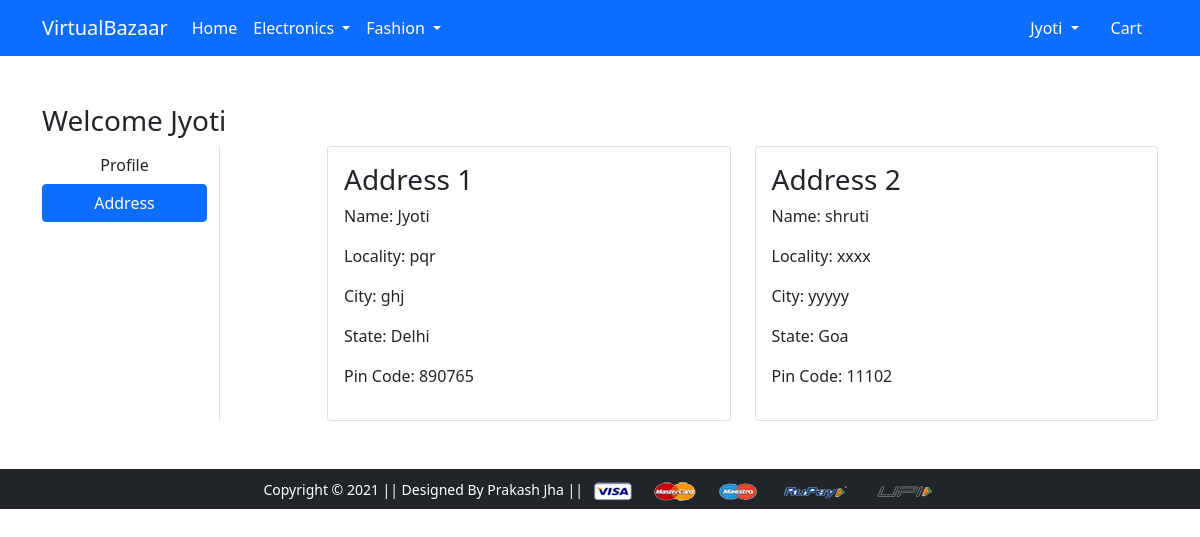
Page /address/ (signed in) on the committed database.
### app/models.py (models this page shows, shortened)
class Customer(models.Model):
    user = models.ForeignKey(User,on_delete=models.CASCADE)
    name = models.CharField(max_length=200)
    locality = models.CharField(max_length=200)
    city = models.CharField(max_length=50)
    zipcode = models.IntegerField()
    state = models.CharField(choices=STATE_CHOICES,max_length=50)

### app/views.py (the view)
# urls.py: path('address/', views.address, name='address'),
def address(request):
    add = Customer.objects.filter(user=request.user)
    return render(request, 'app/address.html',{'add':add,'active':'btn-primary'})

### app/templates/app/address.html (shortened to what this page needs)
{% extends 'app/base.html' %}
{% load static %}
{% block main-content %}
<div class="container my-5">
 <div class="row">
 <h3>Welcome <span class="text-capitalize">{{request.user}}</span></h3>
  <div class="col-sm-2 border-end">
   <ul class="list-unstyled">
    <li class="d-grid"><a href="{% url 'profile' %}" class="btn">Profile</a></li>
    <li class="d-grid"><a href="{% url 'address' %}" class="btn {{active}}">Address</a></li>
   </ul>
  </div>
  <div class="col-sm-9 offset-sm-1">
   <div class="row">
   {% for ad in add %}
    <div class="col-sm-6">
     <div class="card">
      <div class="card-body">
       <h3>Address {{forloop.counter}}</h3>
       <p>Name: {{ad.name}}</p>
       <p>Locality: {{ad.locality}}</p>
       <p>City: {{ad.city}}</p>
       <p>State: {{ad.state}}</p>
       <p>Pin Code: {{ad.zipcode}}</p>
      </div>
     </div>
    </div>
    {% endfor %}
   </div>
  </div>
 </div>
</div>
{% endblock main-content %}

### app/templates/app/base.html (shortened to what this page needs)
<!doctype html>
{% load static %}
<html lang="en">
  <head>
    <link href="https://cdn.jsdelivr.net/npm/bootstrap@5.0.0-beta1/dist/css/bootstrap.min.css" rel="stylesheet">
    <link rel="stylesheet" href="{% static 'app/css/owl.carousel.min.css' %}">
    <link rel="stylesheet" href="{% static 'app/css/all.min.css' %}">
    <link rel="stylesheet" href="{% static 'app/css/style.css' %}">
  </head>
  <body>
    <nav class="navbar navbar-expand-lg navbar-dark bg-primary">
     <div class="container">
       <a class="navbar-brand" href="/">VirtualBazaar</a>
       <div class="collapse navbar-collapse" id="navbarSupportedContent">
         <ul class="navbar-nav me-auto mb-2 mb-lg-0">
           <li class="nav-item">
             <a class="nav-link active" aria-current="page" href="/">Home</a>
           </li>
           <li class="nav-item dropdown">
             <a class="nav-link dropdown-toggle text-white" href="#" id="electronicsDropdown" role="button" data-bs-toggle="dropdown" aria-expanded="false">
               Electronics
             </a>
           </li>
           <li class="nav-item dropdown">
             <a class="nav-link dropdown-toggle text-white" href="#" id="fashionDropdown" role="button" data-bs-toggle="dropdown" aria-expanded="false">
               Fashion
             </a>
           </li>
         </ul>
         <div>
          <ul class="navbar-nav me-auto mb-2 mb-lg-0">
          {% if request.user.is_authenticated %}
           <li class="nav-item dropdown mx-2">
              <a class="nav-link dropdown-toggle text-white" href="#" id="profileDropdown" role="button" data-bs-toggle="dropdown" aria-expanded="false">
                {{request.user.username|capfirst}}
              </a>
            </li>
            <li class="nav-item mx-2">
             <a href="{% url 'showcart' %}" class="nav-link text-white"> Cart </a>
            </li>
            {% endif %}
          </ul>
         </div>
       </div>
     </div>
    </nav>
    {% block main-content %} {% endblock main-content %}
    <footer class="container-fluid bg-dark text-center p-2 mt-5">
        <small class="text-white">Copyright &copy; 2021 || Designed By Prakash Jha || </small>
        <img src="{% static 'app/images/payment.png' %}" alt="" srcset="" class="img-fluid" height="2px">
    </footer>
  </body>
</html>

### rows in the picture
Customer: name "Jyoti", locality "pqr", city "ghj", state "Delhi", zipcode "890765"
Customer: name "shruti", locality "xxxx", city "yyyyy", state "Goa", zipcode "11102"

### other values in the picture
{{ request.user.username|capfirst }} "Jyoti"
{{ request.user }} "Jyoti"
